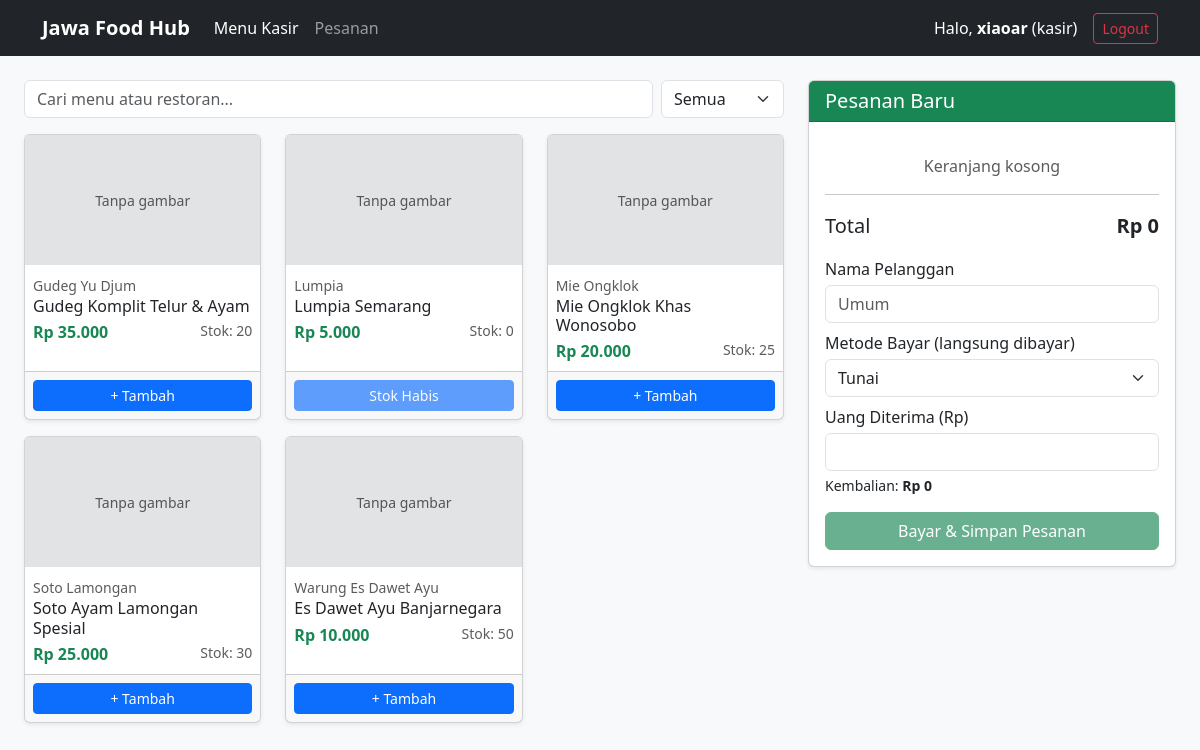
The page /kasir.php (signed in) on the database its author committed.
### tables this page shows
CREATE TABLE `menu` (
  `id_menu` int(11) NOT NULL,
  `nama_restoran` varchar(100) NOT NULL,
  `nama_makanan` varchar(100) NOT NULL,
  `kategori` enum('Makanan','Minuman','Cemilan') NOT NULL,
  `harga` int(11) NOT NULL,
  `stok` int(11) NOT NULL,
  `deskripsi` text DEFAULT NULL,
  `gambar` varchar(255) DEFAULT NULL
);

### kasir.php (the view, shortened to what this page needs)
<?php
include "koneksi.php";
$menus = mysqli_query($connection, "SELECT * FROM menu ORDER BY kategori, nama_makanan");
?>
<!DOCTYPE html>
<html lang="id">
<head>
    <link rel="stylesheet" href="https://cdn.jsdelivr.net/npm/bootstrap@5.3.3/dist/css/bootstrap.min.css">
</head>
<body class="bg-light">
<?php include "navbar.php"; ?>
<div class="container-fluid px-4 mt-4">
    <div class="row">
        <div class="col-lg-8">
            <div class="d-flex gap-2 mb-3">
                <input type="text" id="cariMenu" class="form-control" placeholder="Cari menu atau restoran...">
                <select id="filterKategori" class="form-select w-auto">
                    <option value="">Semua</option><option>Makanan</option><option>Minuman</option><option>Cemilan</option>
                </select>
            </div>
            <div class="row" id="daftarMenu">
                <?php while ($m = mysqli_fetch_assoc($menus)): ?>
                <div class="col-6 col-md-4 mb-3 item-menu" data-kategori="<?php echo htmlspecialchars($m['kategori']); ?>">
                    <div class="card h-100 shadow-sm">
                        <?php if ($m['gambar']): ?>
                            <img src="uploads/<?php echo htmlspecialchars($m['gambar']); ?>" class="card-img-top" style="height:130px;object-fit:cover" alt="">
                        <?php else: ?>
                            <div class="bg-secondary-subtle d-flex align-items-center justify-content-center text-muted small" style="height:130px">Tanpa gambar</div>
                        <?php endif; ?>
                        <div class="card-body p-2">
                            <small class="text-muted"><?php echo htmlspecialchars($m['nama_restoran']); ?></small>
                            <h6 class="mb-1"><?php echo htmlspecialchars($m['nama_makanan']); ?></h6>
                            <div class="d-flex justify-content-between">
                                <strong class="text-success"><?php echo 'Rp ' . number_format($m['harga'], 0, ',', '.'); ?></strong>
                                <small class="text-muted">Stok: <?php echo (int)$m['stok']; ?></small>
                            </div>
                        </div>
                        <div class="card-footer p-2">
                            <button type="button" class="btn btn-primary btn-sm w-100 btn-tambah"
                                data-id="<?php echo (int)$m['id_menu']; ?>"
                                data-nama="<?php echo htmlspecialchars($m['nama_makanan']); ?>"
                                data-harga="<?php echo (int)$m['harga']; ?>"
                                data-stok="<?php echo (int)$m['stok']; ?>"
                                <?php echo $m['stok'] < 1 ? 'disabled' : ''; ?>>
                                <?php echo $m['stok'] < 1 ? 'Stok Habis' : '+ Tambah'; ?>
                            </button>
                        </div>
                    </div>
                </div>
                <?php endwhile; ?>
            </div>
        </div>
        <div class="col-lg-4">
            <div class="card shadow-sm sticky-top" style="top:20px">
                <div class="card-header bg-success text-white"><h5 class="mb-0">Pesanan Baru</h5></div>
                <div class="card-body">
                    <form action="proses_pesanan.php" method="POST" id="formPesanan">
                        <div id="isiKeranjang" class="mb-3"></div>
                        <hr>
                        <div class="d-flex justify-content-between fs-5 mb-3"><span>Total</span><strong id="totalText">Rp 0</strong></div>
                        <div class="mb-2">
                            <label class="form-label mb-1">Nama Pelanggan</label>
                            <input type="text" name="nama_pelanggan" class="form-control" placeholder="Umum">
                        </div>
                        <div class="mb-2">
                            <label class="form-label mb-1">Metode Bayar (langsung dibayar)</label>
                            <select name="metode_bayar" id="metode" class="form-select">
                                <option>Tunai</option><option>QRIS</option><option>Transfer</option><option>Debit</option>
                            </select>
                        </div>
                        <div class="mb-2" id="boxTunai">
                            <label class="form-label mb-1">Uang Diterima (Rp)</label>
                            <input type="number" min="0" name="uang_bayar" id="uangBayar" class="form-control">
                            <div class="small mt-1">Kembalian: <strong id="kembalianText">Rp 0</strong></div>
                        </div>
                        <button type="submit" id="btnBayar" class="btn btn-success w-100 mt-2" disabled>Bayar &amp; Simpan Pesanan</button>
                    </form>
                </div>
            </div>
        </div>
    </div>
</div>
</body>
</html>

### rows shown on the page
menu: shows "Tanpa gambar", nama_restoran "Gudeg Yu Djum", nama_makanan "Gudeg Komplit Telur & Ayam", harga "35.000", stok "20", shows "+ Tambah"
menu: shows "Tanpa gambar", nama_restoran "Lumpia", nama_makanan "Lumpia Semarang", harga "5.000", stok "0", shows "Stok Habis"
menu: shows "Tanpa gambar", nama_restoran "Mie Ongklok", nama_makanan "Mie Ongklok Khas Wonosobo", harga "20.000", stok "25", shows "+ Tambah"
menu: shows "Tanpa gambar", nama_restoran "Soto Lamongan", nama_makanan "Soto Ayam Lamongan Spesial", harga "25.000", stok "30", shows "+ Tambah"
menu: shows "Tanpa gambar", nama_restoran "Warung Es Dawet Ayu", nama_makanan "Es Dawet Ayu Banjarnegara", harga "10.000", stok "50", shows "+ Tambah"

### other values the page prints
$_SESSION['username'] "xiaoar"
$_SESSION['role'] "kasir"
